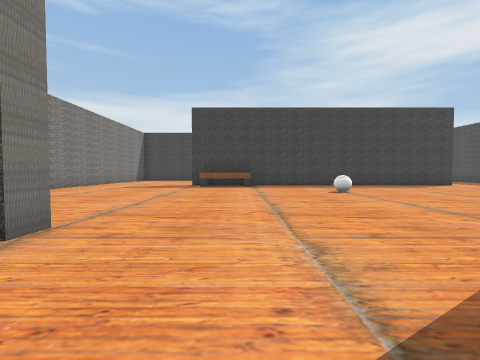
[1] (above)

19 first-person views from a walk through a 3-D level made in the Unity game engine. The camera is 1.2 m above the floor, tilts 2° down and sees 90° across. The floor is counted in squares, 2 m on a side. Each view is taken from the middle of a square. On the plan, view 1 faces up. The plan holds only what a view shows up to about 9 squares ahead; the rest is blank. The place goes on beyond the plan. The player is left out. Some surface patterns are stand-ins.

[2]
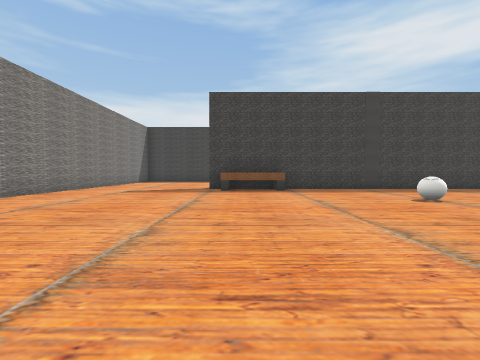

[3]
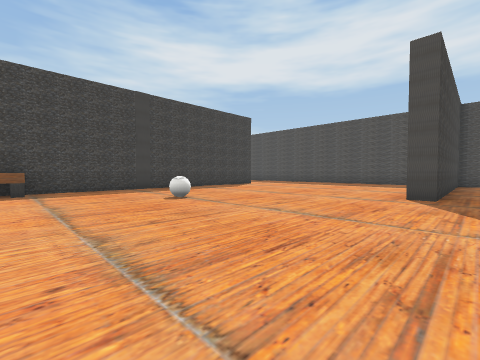

[4]
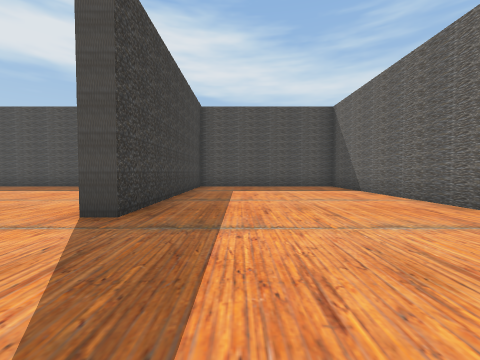

[5]
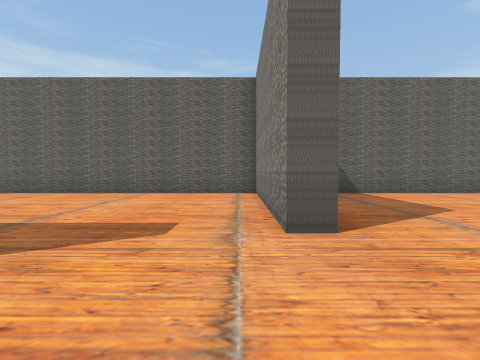

[6]
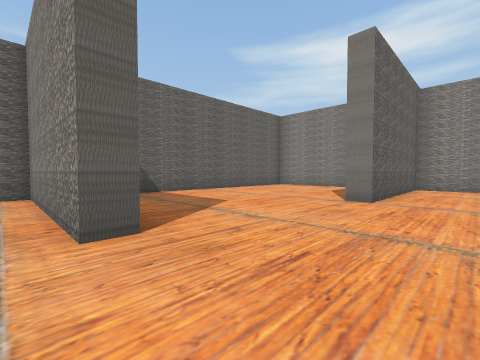

[7]
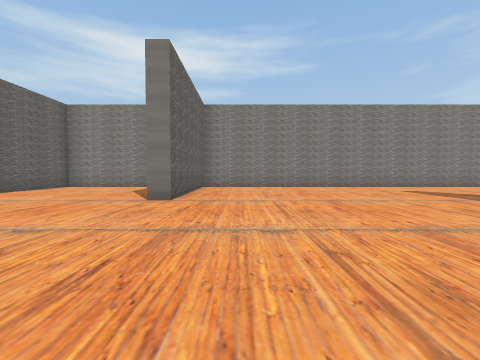

[8]
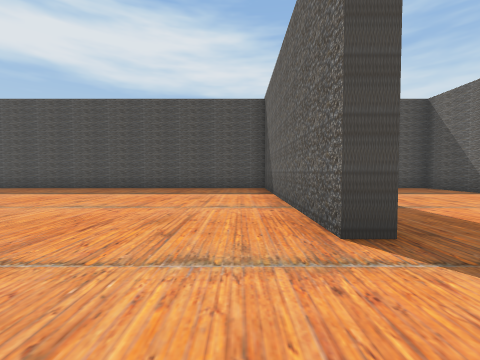

[9]
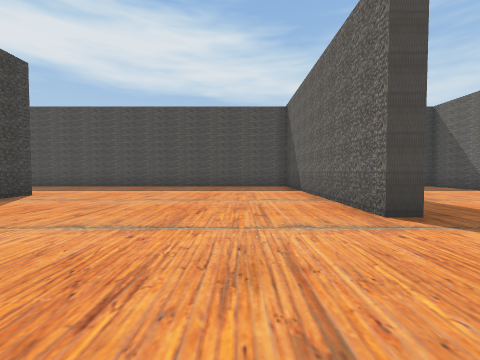

[10]
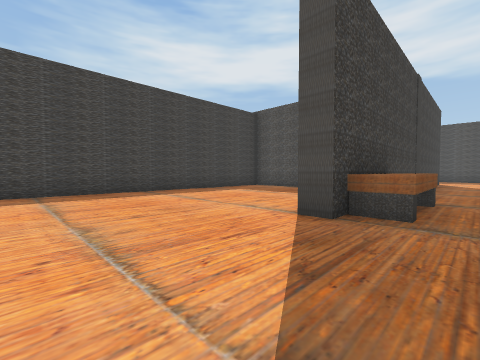

[11]
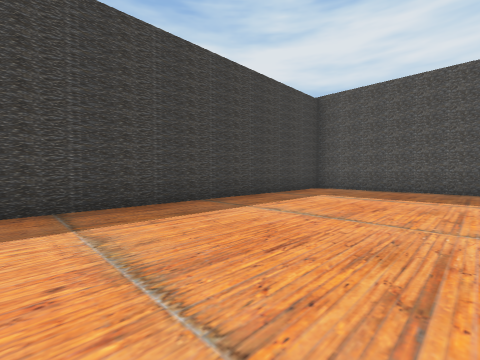

[12]
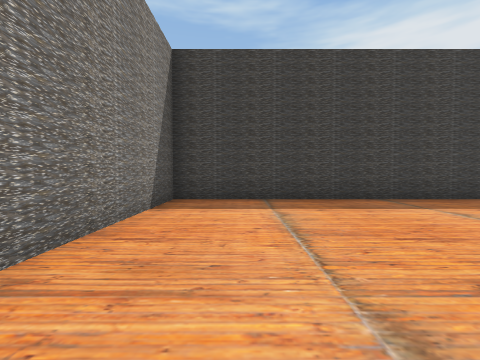

[13]
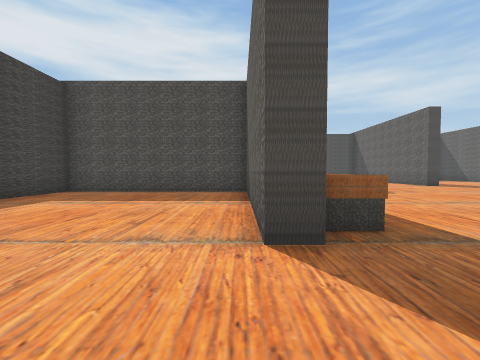

[14]
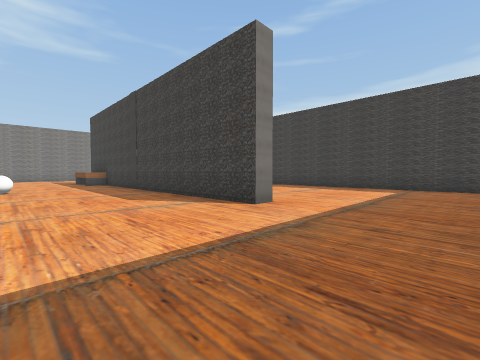

[15]
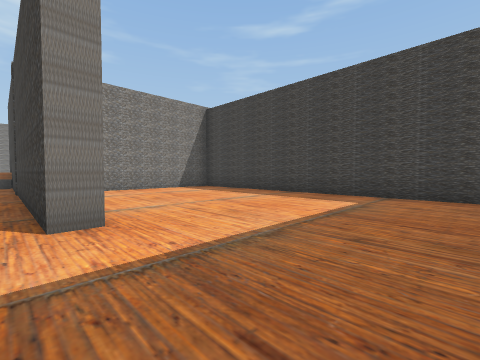

[16]
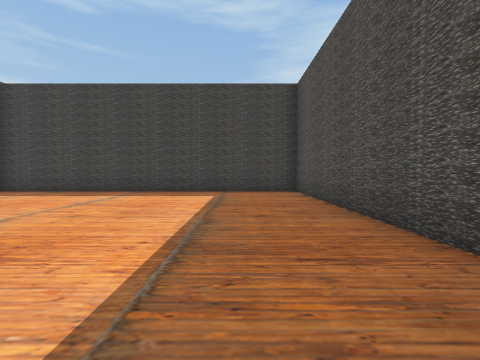

[17]
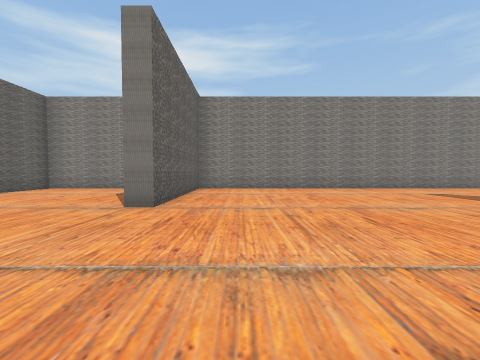

[18]
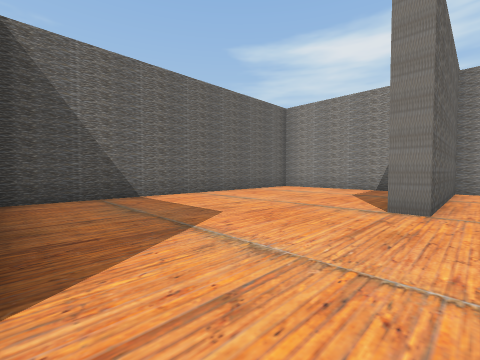

[19]
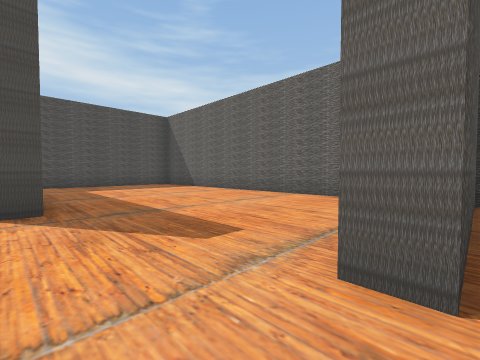

### Floor plan
Points are (right, up) in squares from view 1. A wall is a line through its corners. A room is listed if a view was taken in it or the views show most of it. See-through windows are left out.
Room 1 (views 1, 2, 3, 4, 5, 6, 7, 8, 9, 10, 11, 12, 13, 14, 15, 16, 17, 18, 19)
walls: (3.3, 10.8) (3.3, 16.2) (-6.4, 16.2) (-6.4, 2.6) (-2, 2.6) (-2, 2); (0.6, 10.8) (2.8, 10.8); (9.1, 10.9) (9.1, 10.3) (0.4, 10.3); (3.8, 14.5) (3.8, 12.2); (12.1, 2.6) (6.1, 2.6) (6.1, 3.1) (12.7, 3.1) (12.7, 16.2) (3.8, 16.2); (-6.4, 1.1) (-6.4, -2.7) (2, -2.7) (2, 1.7) (2.5, 1.7) (2.5, -2.7) (12.7, -2.7) (12.7, -1.8); (12.7, 0.9) (12.7, 2.1)
objects: bench (-2, 10) to (0, 10); ball (3, 7)

Where each view was taken, in squares from view 1:
view 1: 0 up, 0 right, facing up
view 2: 2 up, 1 left, facing up
view 3: 2 up, 0 right, facing up-right
view 4: 1 up, 3 right, facing right
view 5: 4 up, 3 right, facing down
view 6: 4 up, 3 right, facing down-left
view 7: 4 up, 3 right, facing left
view 8: 4 up, 4 right, facing right
view 9: 5 up, 3 right, facing right
view 10: 9 up, 5 left, facing up-right
view 11: 12 up, 5 left, facing up-right
view 12: 11 up, 5 left, facing up
view 13: 11 up, 4 left, facing right
view 14: 7 up, 12 right, facing up-left
view 15: 10 up, 12 right, facing up-left
view 16: 9 up, 11 right, facing up
view 17: 4 up, 2 right, facing left
view 18: 3 up, 2 right, facing down-left
view 19: 3 up, 2 right, facing down-right
